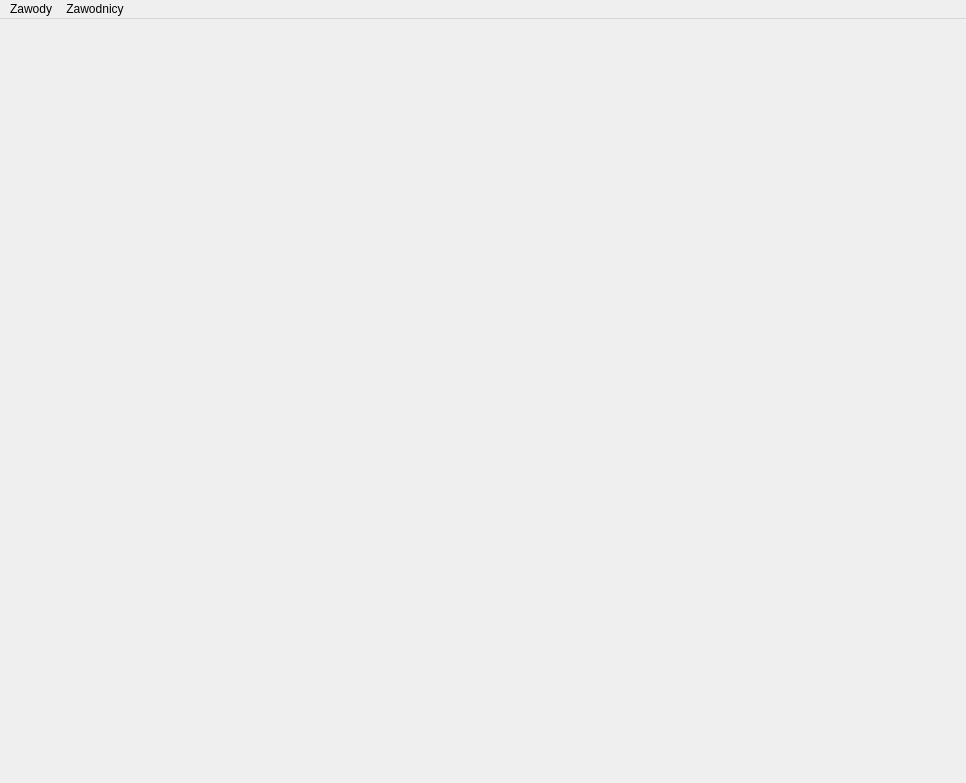
<?xml version="1.0" encoding="UTF-8"?>
<ui version="4.0">
 <class>MainWindow</class>
 <widget class="QMainWindow" name="MainWindow">
  <property name="geometry">
   <rect>
    <x>0</x>
    <y>0</y>
    <width>966</width>
    <height>783</height>
   </rect>
  </property>
  <property name="windowTitle">
   <string>MainWindow</string>
  </property>
  <widget class="QWidget" name="centralwidget">
   <layout class="QGridLayout" name="gridLayout">
    <item row="0" column="0">
     <widget class="QStackedWidget" name="stackedWidget">
      <property name="currentIndex">
       <number>0</number>
      </property>
      <widget class="QWidget" name="pageStart">
       <widget class="QLabel" name="label">
        <property name="geometry">
         <rect>
          <x>290</x>
          <y>220</y>
          <width>321</width>
          <height>241</height>
         </rect>
        </property>
        <property name="text">
         <string/>
        </property>
        <property name="pixmap">
         <pixmap resource="../Resources/resources.qrc">:/images/logo.jpeg</pixmap>
        </property>
        <property name="scaledContents">
         <bool>true</bool>
        </property>
       </widget>
      </widget>
     </widget>
    </item>
   </layout>
  </widget>
  <widget class="QMenuBar" name="menuBar">
   <property name="geometry">
    <rect>
     <x>0</x>
     <y>0</y>
     <width>966</width>
     <height>33</height>
    </rect>
   </property>
   <property name="nativeMenuBar">
    <bool>true</bool>
   </property>
   <widget class="QMenu" name="menuBagno">
    <property name="title">
     <string>Zawody</string>
    </property>
    <addaction name="separator"/>
    <addaction name="actionNowe_Zawody_Create"/>
    <addaction name="separator"/>
    <addaction name="actionOtworz_Zawody"/>
    <addaction name="separator"/>
   </widget>
   <widget class="QMenu" name="menuZawodnicy">
    <property name="title">
     <string>Zawodnicy</string>
    </property>
   </widget>
   <addaction name="menuBagno"/>
   <addaction name="menuZawodnicy"/>
  </widget>
  <action name="actionNowe_Zawody_Create">
   <property name="text">
    <string>Nowe Zawody</string>
   </property>
   <property name="toolTip">
    <string>Tworzy Nowe Zawody</string>
   </property>
   <property name="menuRole">
    <enum>QAction::MenuRole::NoRole</enum>
   </property>
  </action>
  <action name="actionOtworz_Zawody">
   <property name="text">
    <string>Otwórz Zawody</string>
   </property>
   <property name="toolTip">
    <string>Otwiera Zapisane Zawody</string>
   </property>
   <property name="menuRole">
    <enum>QAction::MenuRole::NoRole</enum>
   </property>
  </action>
 </widget>
 <resources>
  <include location="../Resources/resources.qrc"/>
 </resources>
 <connections/>
</ui>
